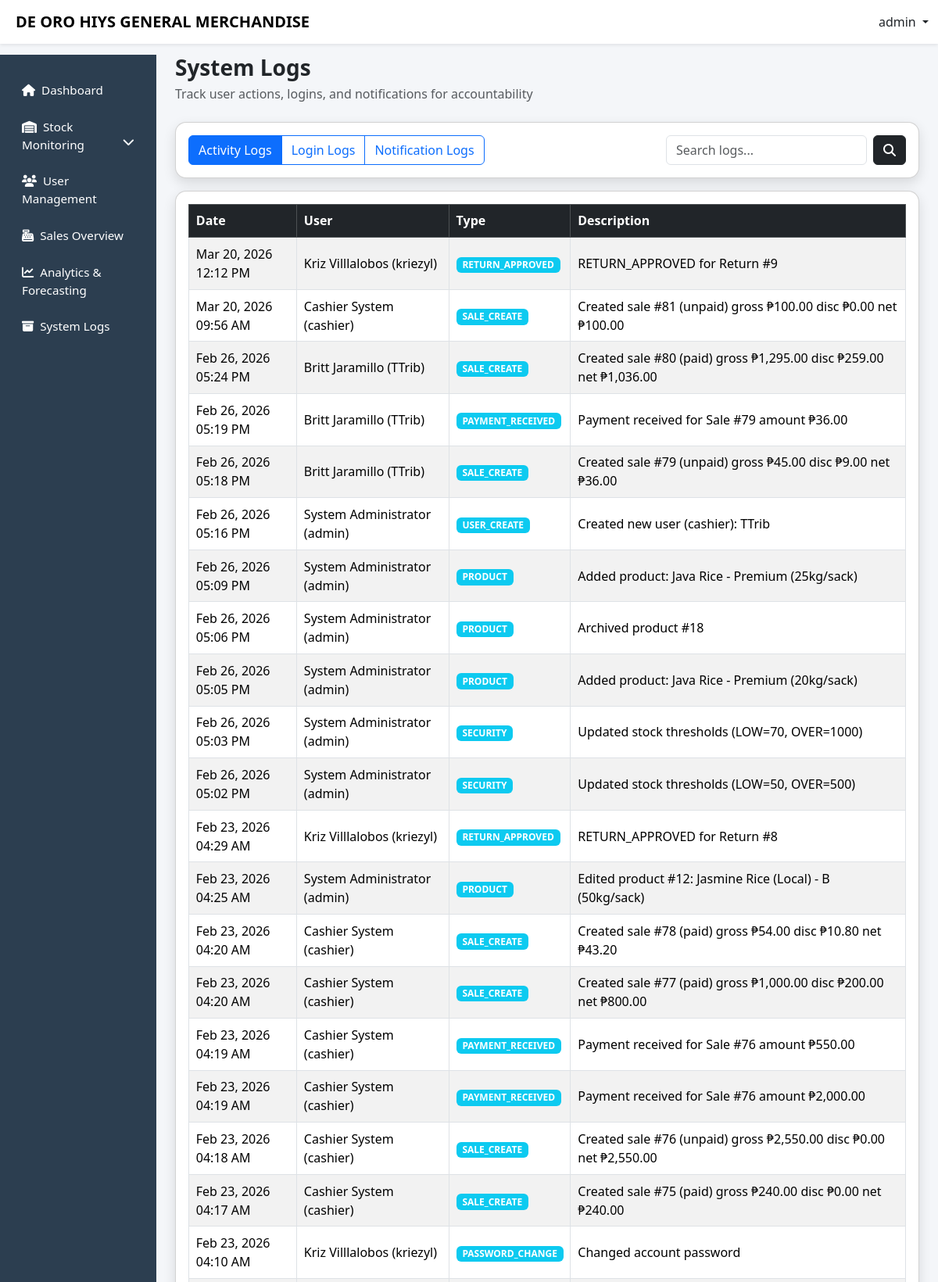
Screenshot of /capstone/admin/system_logs.php (signed in, upper part) with the database file from the repository.
### tables this page shows
CREATE TABLE `activity_logs` (
  `activity_id` int(11) NOT NULL,
  `user_id` int(11) DEFAULT NULL,
  `activity_type` varchar(50) DEFAULT NULL,
  `description` text DEFAULT NULL,
  `created_at` timestamp NOT NULL DEFAULT current_timestamp()
);

CREATE TABLE `users` (
  `user_id` int(11) NOT NULL,
  `username` varchar(50) NOT NULL,
  `password` varchar(255) NOT NULL,
  `first_name` varchar(50) DEFAULT NULL,
  `last_name` varchar(50) DEFAULT NULL,
  `phone` varchar(20) DEFAULT NULL,
  `role` varchar(20) NOT NULL,
  `created_at` timestamp NOT NULL DEFAULT current_timestamp(),
  `status` enum('active','inactive') DEFAULT 'active'
);

### capstone/admin/system_logs.php (the view, shortened to what this page needs)
<?php
include '../config/db.php';
$tab = $_GET['tab'] ?? 'activity';
$q = trim($_GET['q'] ?? '');
$activityLogs = [];
if($tab === 'activity'){
    if($q !== ''){
        $stmt = $conn->prepare("
            SELECT al.*, u.first_name, u.last_name, u.username
            FROM activity_logs al
            LEFT JOIN users u ON al.user_id = u.user_id
            WHERE (al.activity_type LIKE CONCAT('%',?,'%')
               OR al.description LIKE CONCAT('%',?,'%')
               OR u.username LIKE CONCAT('%',?,'%')
               OR u.first_name LIKE CONCAT('%',?,'%')
               OR u.last_name LIKE CONCAT('%',?,'%'))
            ORDER BY al.created_at DESC
            LIMIT 200
        ");
        $stmt->bind_param("sssss", $q, $q, $q, $q, $q);
        $stmt->execute();
        $activityLogs = $stmt->get_result()->fetch_all(MYSQLI_ASSOC);
        $stmt->close();
    } else {
        $res = $conn->query("
            SELECT al.*, u.first_name, u.last_name, u.username
            FROM activity_logs al
            LEFT JOIN users u ON al.user_id = u.user_id
            ORDER BY al.created_at DESC
            LIMIT 200
        ");
        if($res) $activityLogs = $res->fetch_all(MYSQLI_ASSOC);
    }
}
?>
<!DOCTYPE html>
<html lang="en">
<head>
<link href="https://cdn.jsdelivr.net/npm/bootstrap@5.3.2/dist/css/bootstrap.min.css" rel="stylesheet">
<link href="https://cdnjs.cloudflare.com/ajax/libs/font-awesome/6.5.1/css/all.min.css" rel="stylesheet">
<link href="../css/layout.css" rel="stylesheet">
</head>
<body>
<?php include '../includes/topnav.php'; ?>
<div class="container-fluid">
<div class="row">
<?php include '../includes/admin_sidebar.php'; ?>
<main class="col-lg-10 ms-sm-auto px-4 main-content">
  <h3 class="fw-bold mb-1">System Logs</h3>
  <p class="text-muted mb-4">Track user actions, logins, and notifications for accountability</p>
  <div class="card modern-card mb-3">
    <div class="card-body d-flex flex-wrap gap-2 justify-content-between align-items-center">
      <div class="btn-group">
        <a class="btn btn-outline-primary <?= $tab==='activity'?'active':'' ?>" href="?tab=activity">Activity Logs</a>
        <a class="btn btn-outline-primary <?= $tab==='login'?'active':'' ?>" href="?tab=login">Login Logs</a>
        <a class="btn btn-outline-primary <?= $tab==='notif'?'active':'' ?>" href="?tab=notif">Notification Logs</a>
      </div>
      <form method="GET" class="d-flex gap-2">
        <input type="text" name="q" class="form-control" placeholder="Search logs..." value="<?= htmlspecialchars($q) ?>">
        <button class="btn btn-dark"><i class="fas fa-search"></i></button>
      </form>
    </div>
  </div>
  <div class="card modern-card">
    <div class="card-body table-responsive">
      <?php if($tab==='activity'): ?>
        <table class="table table-bordered table-striped">
          <thead class="table-dark">
            <tr>
              <th>Date</th>
              <th>User</th>
              <th>Type</th>
              <th>Description</th>
            </tr>
          </thead>
          <tbody>
          <?php if(empty($activityLogs)): ?>
            <tr><td colspan="4" class="text-center text-muted">No activity logs found.</td></tr>
          <?php else: ?>
            <?php foreach($activityLogs as $l): ?>
              <tr>
                <td><?= date("M d, Y h:i A", strtotime($l['created_at'])) ?></td>
                <td><?= htmlspecialchars(($l['first_name'] ?? '')." ".($l['last_name'] ?? '')." (".$l['username'].")") ?></td>
                <td><span class="badge bg-info"><?= htmlspecialchars($l['activity_type']) ?></span></td>
                <td><?= htmlspecialchars($l['description']) ?></td>
              </tr>
            <?php endforeach; ?>
          <?php endif; ?>
          </tbody>
        </table>
      <?php endif; ?>
    </div>
  </div>
</main>
</div>
</div>
</body>
</html>

### capstone/css/layout.css (style rules this page uses)
body { background:#f4f6f9; padding-top: 60px; }
.modern-card { border-radius:14px; box-shadow:0 6px 16px rgba(0,0,0,.12); transition:.3s; }
.main-content { padding-top:0px; }
.table td, .table th { padding:0.55rem; vertical-align: middle; }
.table td,.table th { vertical-align:middle; }
table td, .table th { padding:0.55rem; vertical-align: middle; }
body { background:#f4f6f9; padding-top:70px; }
.modern-card { border-radius:14px; box-shadow:0 6px 16px rgba(0,0,0,.12); }
.table td, .table th { vertical-align: middle; }

### rows the page displays
activity_logs: created_at "Mar 20, 2026 12:12 PM", user.username "Kriz Villlalobos (kriezyl)", activity_type "RETURN_APPROVED", description "RETURN_APPROVED for Return #9"
activity_logs: created_at "Mar 20, 2026 09:56 AM", user.username "Cashier System (cashier)", activity_type "SALE_CREATE", description "Created sale #81 (unpaid) gross ₱100.00 disc ₱0.00 net ₱100.00"
activity_logs: created_at "Feb 26, 2026 05:24 PM", user.username "Britt Jaramillo (TTrib)", activity_type "SALE_CREATE", description "Created sale #80 (paid) gross ₱1,295.00 disc ₱259.00 net ₱1,036.00"
activity_logs: created_at "Feb 26, 2026 05:19 PM", user.username "Britt Jaramillo (TTrib)", activity_type "PAYMENT_RECEIVED", description "Payment received for Sale #79 amount ₱36.00"
activity_logs: created_at "Feb 26, 2026 05:18 PM", user.username "Britt Jaramillo (TTrib)", activity_type "SALE_CREATE", description "Created sale #79 (unpaid) gross ₱45.00 disc ₱9.00 net ₱36.00"
activity_logs: created_at "Feb 26, 2026 05:16 PM", user.username "System Administrator (admin)", activity_type "USER_CREATE", description "Created new user (cashier): TTrib"
activity_logs: created_at "Feb 26, 2026 05:09 PM", user.username "System Administrator (admin)", activity_type "PRODUCT", description "Added product: Java Rice - Premium (25kg/sack)"
activity_logs: created_at "Feb 26, 2026 05:06 PM", user.username "System Administrator (admin)", activity_type "PRODUCT", description "Archived product #18"
activity_logs: created_at "Feb 26, 2026 05:05 PM", user.username "System Administrator (admin)", activity_type "PRODUCT", description "Added product: Java Rice - Premium (20kg/sack)"
activity_logs: created_at "Feb 26, 2026 05:03 PM", user.username "System Administrator (admin)", activity_type "SECURITY", description "Updated stock thresholds (LOW=70, OVER=1000)"
activity_logs: created_at "Feb 26, 2026 05:02 PM", user.username "System Administrator (admin)", activity_type "SECURITY", description "Updated stock thresholds (LOW=50, OVER=500)"
activity_logs: created_at "Feb 23, 2026 04:29 AM", user.username "Kriz Villlalobos (kriezyl)", activity_type "RETURN_APPROVED", description "RETURN_APPROVED for Return #8"
activity_logs: created_at "Feb 23, 2026 04:25 AM", user.username "System Administrator (admin)", activity_type "PRODUCT", description "Edited product #12: Jasmine Rice (Local) - B (50kg/sack)"
activity_logs: created_at "Feb 23, 2026 04:20 AM", user.username "Cashier System (cashier)", activity_type "SALE_CREATE", description "Created sale #78 (paid) gross ₱54.00 disc ₱10.80 net ₱43.20"
activity_logs: created_at "Feb 23, 2026 04:20 AM", user.username "Cashier System (cashier)", activity_type "SALE_CREATE", description "Created sale #77 (paid) gross ₱1,000.00 disc ₱200.00 net ₱800.00"
activity_logs: created_at "Feb 23, 2026 04:19 AM", user.username "Cashier System (cashier)", activity_type "PAYMENT_RECEIVED", description "Payment received for Sale #76 amount ₱550.00"
activity_logs: created_at "Feb 23, 2026 04:19 AM", user.username "Cashier System (cashier)", activity_type "PAYMENT_RECEIVED", description "Payment received for Sale #76 amount ₱2,000.00"
activity_logs: created_at "Feb 23, 2026 04:18 AM", user.username "Cashier System (cashier)", activity_type "SALE_CREATE", description "Created sale #76 (unpaid) gross ₱2,550.00 disc ₱0.00 net ₱2,550.00"
activity_logs: created_at "Feb 23, 2026 04:17 AM", user.username "Cashier System (cashier)", activity_type "SALE_CREATE", description "Created sale #75 (paid) gross ₱240.00 disc ₱0.00 net ₱240.00"
activity_logs: created_at "Feb 23, 2026 04:10 AM", user.username "Kriz Villlalobos (kriezyl)", activity_type "PASSWORD_CHANGE", description "Changed account password"

### other values shown
$username "admin"
